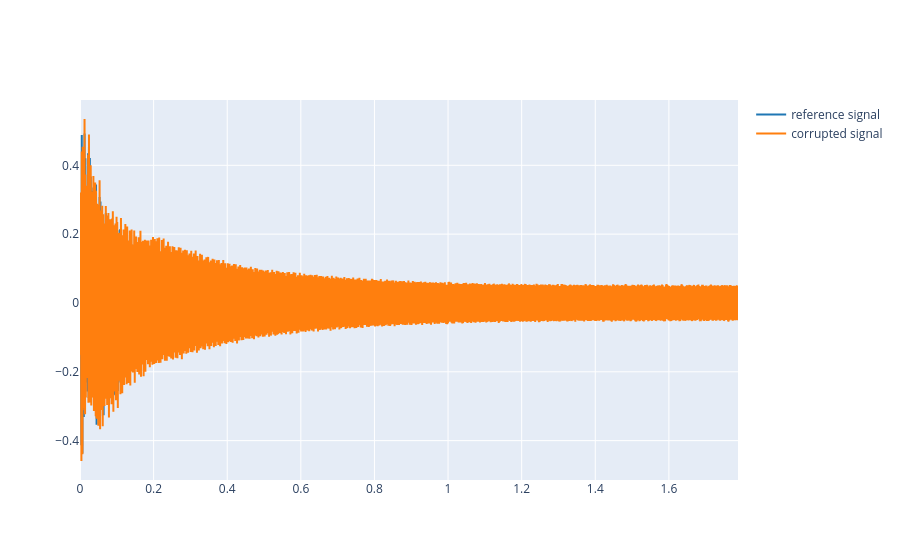

Notebook code for this chart:
### Markdown cell above
3.2 Plot both the reference signal and the corrupted signal and listen to the latter one.

### Code cell
# Write your code here
plot_signals([ref, x_interf ], fs, name = ["reference signal", "corrupted signal"])

### Figure 1 — Plotly figure (JSON) as saved in the notebook; plotly's stock layout.template omitted (floating-point values rounded to 4 significant figures; data arrays with more than 128 entries replaced by an {"elided": "..."} marker saying what was removed)
{"data": [{"line": {"color": "#1f77b4", "shape": "linear"}, "mode": "lines", "name": "reference signal", "type": "scatter", "x": {"elided": "78840 float values"}, "y": {"elided": "78840 float values"}}, {"line": {"color": "#ff7f0e", "shape": "linear"}, "mode": "lines", "name": "corrupted signal", "type": "scatter", "x": {"elided": "78840 float values"}, "y": {"elided": "78840 float values"}}], "layout": {}}
